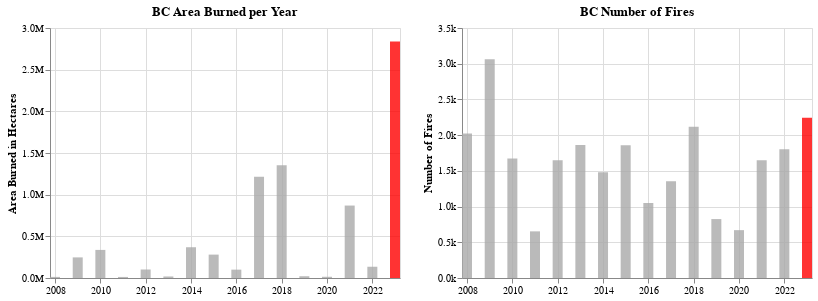

The code cell stored with this chart in its notebook:
### Code cell
#Area burned chart

bar = alt.Chart(fires).mark_bar(opacity=0.8, color='darkgray', size = 10).encode(
    alt.X('date:T', title=None),
    alt.Y('area_burned:Q', title='Area Burned in Hectares', axis=alt.Axis(format='s')),
    color=alt.condition(
        alt.datum.year == 2023,  # If the country is "US" this test returns True,
        alt.value('red'),     # highlight a bar with red.
        alt.value('darkgrey')   # And grey for the rest of the bars
     ),
    tooltip=[alt.Tooltip('year', title="Year"), alt.Tooltip('area_burned', title="Area Burned")]
).properties(width=350, height=250, title='BC Area Burned per Year')


bar2 = alt.Chart(fires).mark_bar(opacity=0.8, color='red', size = 10).encode(
    alt.X('date:T', title=None),
    alt.Y('fire_no:Q', title='Number of Fires', axis=alt.Axis(format='s')),
    color=alt.condition(
        alt.datum.year == 2023,  # If the country is "US" this test returns True,
        alt.value('red'),     # highlight a bar with red.
        alt.value('darkgrey')   # And grey for the rest of the bars
     ),
    tooltip=[alt.Tooltip('year', title="Year"), alt.Tooltip('fire_no', title="Number of Fires")]
).properties(width=350, height=250, title='BC Number of Fires')


bar | bar2

### Figure 1 — Vega-Lite specification as saved in the notebook (floating-point values rounded to 4 significant figures)
{"config": {"view": {"continuousWidth": 400, "continuousHeight": 300}}, "hconcat": [{"mark": {"type": "bar", "color": "darkgray", "opacity": 0.8, "size": 10}, "encoding": {"color": {"condition": {"value": "red", "test": "(datum.year === 2023)"}, "value": "darkgrey"}, "tooltip": [{"field": "year", "title": "Year", "type": "quantitative"}, {"field": "area_burned", "title": "Area Burned", "type": "quantitative"}], "x": {"field": "date", "title": null, "type": "temporal"}, "y": {"axis": {"format": "s"}, "field": "area_burned", "title": "Area Burned in Hectares", "type": "quantitative"}}, "height": 250, "title": "BC Area Burned per Year", "width": 350}, {"mark": {"type": "bar", "color": "red", "opacity": 0.8, "size": 10}, "encoding": {"color": {"condition": {"value": "red", "test": "(datum.year === 2023)"}, "value": "darkgrey"}, "tooltip": [{"field": "year", "title": "Year", "type": "quantitative"}, {"field": "fire_no", "title": "Number of Fires", "type": "quantitative"}], "x": {"field": "date", "title": null, "type": "temporal"}, "y": {"axis": {"format": "s"}, "field": "fire_no", "title": "Number of Fires", "type": "quantitative"}}, "height": 250, "title": "BC Number of Fires", "width": 350}], "data": {"name": "data-5059e8fba4e8f0c6dbc85b272d59c6b4"}, "$schema": "https://vega.github.io/schema/vega-lite/v4.17.0.json", "datasets": {"data-5059e8fba4e8f0c6dbc85b272d59c6b4": [{"date": "2008-01-01T00:00:00", "area_burned": 13240, "fire_no": 2023, "avg_size": 6.5, "year": 2008}, {"date": "2009-01-01T00:00:00", "area_burned": 247419, "fire_no": 3064, "avg_size": 80.8, "year": 2009}, {"date": "2010-01-01T00:00:00", "area_burned": 337149, "fire_no": 1672, "avg_size": 201.6, "year": 2010}, {"date": "2011-01-01T00:00:00", "area_burned": 12604, "fire_no": 653, "avg_size": 19.3, "year": 2011}, {"date": "2012-01-01T00:00:00", "area_burned": 102122, "fire_no": 1649, "avg_size": 61.9, "year": 2012}, {"date": "2013-01-01T00:00:00", "area_burned": 18298, "fire_no": 1861, "avg_size": 9.8, "year": 2013}, {"date": "2014-01-01T00:00:00", "area_burned": 369168, "fire_no": 1481, "avg_size": 249.3, "year": 2014}, {"date": "2015-01-01T00:00:00", "area_burned": 280605, "fire_no": 1858, "avg_size": 151.0, "year": 2015}, {"date": "2016-01-01T00:00:00", "area_burned": 100366, "fire_no": 1050, "avg_size": 95.6, "year": 2016}, {"date": "2017-01-01T00:00:00", "area_burned": 1216053, "fire_no": 1353, "avg_size": 898.8, "year": 2017}, {"date": "2018-01-01T00:00:00", "area_burned": 1354284, "fire_no": 2117, "avg_size": 639.7, "year": 2018}, {"date": "2019-01-01T00:00:00", "area_burned": 21138, "fire_no": 825, "avg_size": 25.6, "year": 2019}, {"date": "2020-01-01T00:00:00", "area_burned": 14536, "fire_no": 670, "avg_size": 21.7, "year": 2020}, {"date": "2021-01-01T00:00:00", "area_burned": 869300, "fire_no": 1647, "avg_size": 527.8, "year": 2021}, {"date": "2022-01-01T00:00:00", "area_burned": 135235, "fire_no": 1801, "avg_size": 75.1, "year": 2022}, {"date": "2023-01-01T00:00:00", "area_burned": 2839220, "fire_no": 2245, "avg_size": 1119.0, "year": 2023}]}}
